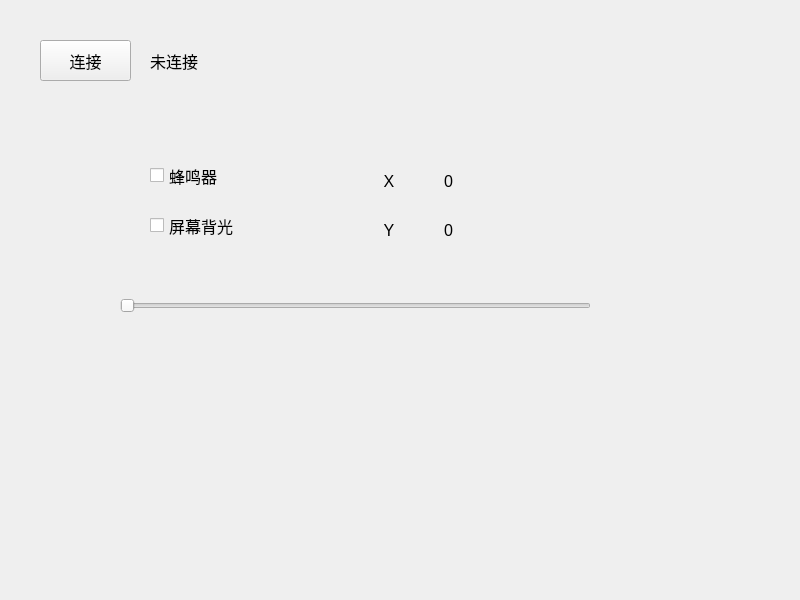
<?xml version="1.0" encoding="UTF-8"?>
<ui version="4.0">
 <class>Widget</class>
 <widget class="QWidget" name="Widget">
  <property name="geometry">
   <rect>
    <x>0</x>
    <y>0</y>
    <width>800</width>
    <height>600</height>
   </rect>
  </property>
  <property name="font">
   <font>
    <pointsize>12</pointsize>
   </font>
  </property>
  <property name="windowTitle">
   <string>Widget</string>
  </property>
  <widget class="QCheckBox" name="checkBox">
   <property name="geometry">
    <rect>
     <x>150</x>
     <y>150</y>
     <width>171</width>
     <height>51</height>
    </rect>
   </property>
   <property name="font">
    <font>
     <pointsize>12</pointsize>
    </font>
   </property>
   <property name="text">
    <string>蜂鸣器</string>
   </property>
  </widget>
  <widget class="QCheckBox" name="checkBox_2">
   <property name="geometry">
    <rect>
     <x>150</x>
     <y>200</y>
     <width>171</width>
     <height>51</height>
    </rect>
   </property>
   <property name="font">
    <font>
     <pointsize>12</pointsize>
    </font>
   </property>
   <property name="text">
    <string>屏幕背光</string>
   </property>
  </widget>
  <widget class="QSlider" name="horizontalSlider">
   <property name="geometry">
    <rect>
     <x>120</x>
     <y>290</y>
     <width>471</width>
     <height>31</height>
    </rect>
   </property>
   <property name="font">
    <font>
     <pointsize>12</pointsize>
    </font>
   </property>
   <property name="maximum">
    <number>255</number>
   </property>
   <property name="orientation">
    <enum>Qt::Orientation::Horizontal</enum>
   </property>
  </widget>
  <widget class="QWidget" name="layoutWidget">
   <property name="geometry">
    <rect>
     <x>340</x>
     <y>160</y>
     <width>201</width>
     <height>91</height>
    </rect>
   </property>
   <property name="font">
    <font>
     <pointsize>12</pointsize>
    </font>
   </property>
   <layout class="QGridLayout" name="gridLayout">
    <item row="0" column="0">
     <widget class="QLabel" name="label_3">
      <property name="font">
       <font>
        <pointsize>12</pointsize>
       </font>
      </property>
      <property name="text">
       <string>X</string>
      </property>
      <property name="alignment">
       <set>Qt::AlignmentFlag::AlignCenter</set>
      </property>
     </widget>
    </item>
    <item row="0" column="1">
     <widget class="QLabel" name="label">
      <property name="font">
       <font>
        <pointsize>12</pointsize>
       </font>
      </property>
      <property name="text">
       <string>0</string>
      </property>
     </widget>
    </item>
    <item row="1" column="0">
     <widget class="QLabel" name="label_4">
      <property name="font">
       <font>
        <pointsize>12</pointsize>
       </font>
      </property>
      <property name="text">
       <string>Y</string>
      </property>
      <property name="alignment">
       <set>Qt::AlignmentFlag::AlignCenter</set>
      </property>
     </widget>
    </item>
    <item row="1" column="1">
     <widget class="QLabel" name="label_2">
      <property name="font">
       <font>
        <pointsize>12</pointsize>
       </font>
      </property>
      <property name="text">
       <string>0</string>
      </property>
     </widget>
    </item>
   </layout>
  </widget>
  <widget class="QPushButton" name="pushButton">
   <property name="geometry">
    <rect>
     <x>40</x>
     <y>40</y>
     <width>91</width>
     <height>41</height>
    </rect>
   </property>
   <property name="font">
    <font>
     <pointsize>12</pointsize>
    </font>
   </property>
   <property name="text">
    <string>连接</string>
   </property>
  </widget>
  <widget class="QLabel" name="label_5">
   <property name="geometry">
    <rect>
     <x>150</x>
     <y>40</y>
     <width>91</width>
     <height>41</height>
    </rect>
   </property>
   <property name="font">
    <font>
     <pointsize>12</pointsize>
    </font>
   </property>
   <property name="text">
    <string>未连接</string>
   </property>
  </widget>
 </widget>
 <resources/>
 <connections/>
</ui>
